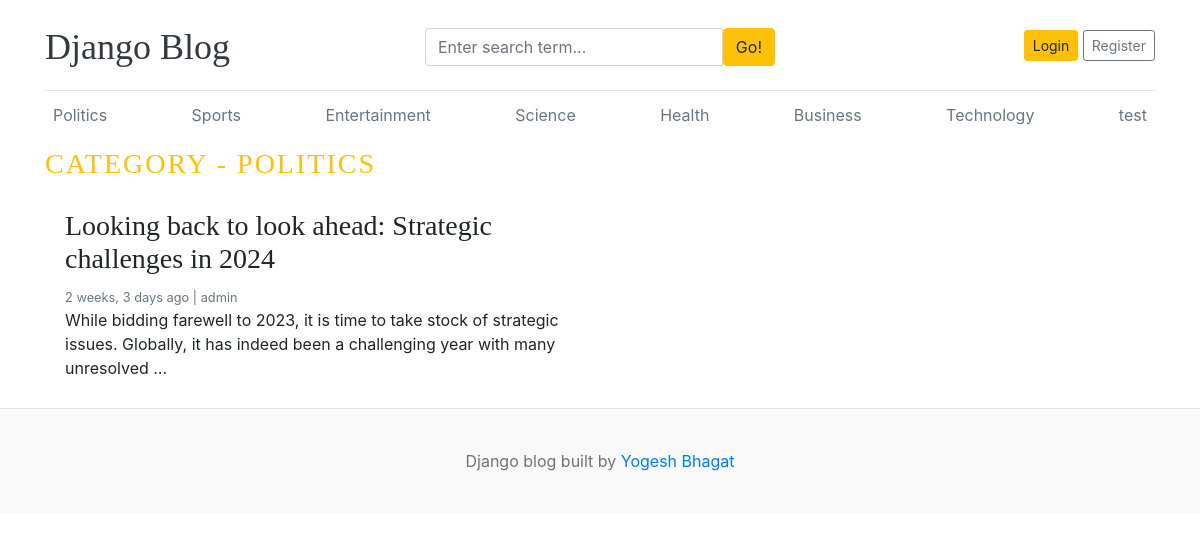
Page /blog/1/ on the committed database.
### blogs/models.py (models this page shows, shortened)
class Category(models.Model):
    category_name = models.CharField(max_length=50)
    created_at = models.DateTimeField(auto_now_add=True)
    updated_at = models.DateTimeField(auto_now = True)
    class Meta:
        verbose_name_plural = 'Categories'
    def __str__(self):
        return self.category_name

class Blog(models.Model):
    title = models.CharField(max_length=100)
    slug = models.SlugField(max_length=150, unique=True, blank=True)
    category = models.ForeignKey(Category, on_delete=models.CASCADE)
    author = models.ForeignKey(User, on_delete=models.CASCADE)
    image = models.ImageField(upload_to='uploads/%Y/%m/%d')
    short_description = models.TextField(max_length=200)
    blog_body = models.TextField(max_length=2000)
    status = models.CharField(max_length=20, choices=STATUS_CHOICES, default='Draft')
    is_featured = models.BooleanField(default=False)
    created_at = models.DateTimeField(auto_now_add=True)
    updated_at = models.DateTimeField(auto_now=True)

### blogs/views.py (the view)
# urls.py: path('<int:category_id>/', views.blogs_by_category, name='blogs_by_category'),
def blogs_by_category(request, category_id):
    blogs = Blog.objects.filter(category = category_id, status='Published').order_by('-created_at')
    category = get_object_or_404(Category, id=category_id)
    context = {
        'blogs':blogs,
        'category':category,
    }
    return render (request, 'blogs_by_category.html', context)

### blogs/context_processors.py (called while the page is built)
def get_categories(request):
    categories = Category.objects.all()
    return dict(categories=categories)

def get_social_links(request):
    social_links = SocialLink.objects.all()
    return dict(social_links=social_links)

### templates/blogs_by_category.html (shortened to what this page needs)
{% extends 'base.html' %}
{% block content %}
{% if blogs %}
  <h3 class="text-uppercase text-warning" style="letter-spacing: 2px;">Category - {{category}}</h3>
    <div class="row mb-2">
      {% for blog in blogs %}
        <div class="col-md-6">
          <div class="card border-0" >
            <div class="card-body">
              <h3>{{blog.title}}</h3>
              <small class="mb-1 text-muted">{{blog.created_at | timesince}} ago | {{blog.author}}</small>
              <p class="card-text">{{blog.short_description | truncatewords:25}}</p>
            </div>
          </div>
        </div>
      {% endfor %}
{% else %}
  <h3 class="text-uppercase text-warning" style="letter-spacing: 2px;" >No blogs found.</h3>
{% endif %}
  </div>
    </div>
{% endblock %}

### templates/base.html (shortened to what this page needs)
{% load static %}
<!DOCTYPE html>
<html lang="en">
<head>
    <link href="https://getbootstrap.com/docs/4.0/dist/css/bootstrap.min.css" rel="stylesheet">
    <link rel="stylesheet" href="https://cdnjs.cloudflare.com/ajax/libs/font-awesome/4.7.0/css/font-awesome.min.css">
    <link href="{% static 'css/blog.css' %}" rel="stylesheet">
  </head>
<body>
    <div class="container">
      <header class="blog-header py-3">
        <div class="row flex-nowrap justify-content-between align-items-center">
          <div class="col-4 pt-1">
            <a class="blog-header-logo text-dark" href="/">Django Blog</a>
          </div>
          <div class="col-4 pt-1">
            <form action="{% url 'search' %}" method="GET">
              <div class="input-group">
                <input class="form-control" type="text" name="keyword" value="{{keyword}}" placeholder="Enter search term..." aria-label="Enter search term..." aria-describedby="button-search" />
                <button type="submit" class="btn btn-warning" id="button-search" type="button">Go!</button>
            </div>
            </form>
          </div>
          <div class="col-4 d-flex justify-content-end align-items-center">
            {% if not user.is_authenticated %}
            <a class="btn btn-sm btn-warning" href="{% url 'login' %}">Login</a> &nbsp;
            <a class="btn btn-sm btn-outline-secondary" href="{% url 'register' %}">Register</a>
            {% else %}
            <a href="{% url 'dashboard' %}" class="btn btn-warning">Dashboard</a>
            &emsp;
            <a href="{% url 'logout' %}" class="btn btn-warning">Logout</a>
            {% endif %}
          </div>
        </div>
      </header>
      <div class="nav-scroller py-1 mb-2">
        <nav class="nav d-flex justify-content-between">
          {% for category in categories %}
          <a class="p-2 text-muted" href="{%url 'blogs_by_category' category.id%}">{{category.category_name}}</a>
          {% endfor %}
        </nav>
      </div>
{% block content %}
{% endblock %}
<footer class="blog-footer">
  <p>Django blog built  by <a href="#">Yogesh Bhagat</a></p>
</footer>
</body>
</html>

### blog_main/static/css/blog.css (style rules this page uses)
.blog-header { border-bottom: 1px solid #e5e5e5; }
.blog-header-logo { font-family: "Playfair Display", Georgia, "Times New Roman", serif; font-size: 2.25rem; }
h1, h2, h3, h4, h5, h6 { font-family: "Playfair Display", Georgia, "Times New Roman", serif; }
.blog-footer { padding: 2.5rem 0; color: #727272; text-align: center; background-color: #f9f9f9; border-top: .05rem solid #e5e5e5; }
.blog-footer p:last-child { margin-bottom: 0; }

### rows in the picture
Category: category_name "Politics", category_name "POLITICS"
Category: category_name "Sports"
Category: category_name "Entertainment"
Category: category_name "Science"
Category: category_name "Health"
Category: category_name "Business"
Category: category_name "Technology"
Category: category_name "test"
Blog: title "Looking back to look ahead: Strategic challenges in 2024", created_at "2 weeks, 3 days", author "admin", short_description "While bidding farewell to 2023, it is time to take stock of strategic issues. Globally, it has indeed been a challenging year with many unresolved …"
